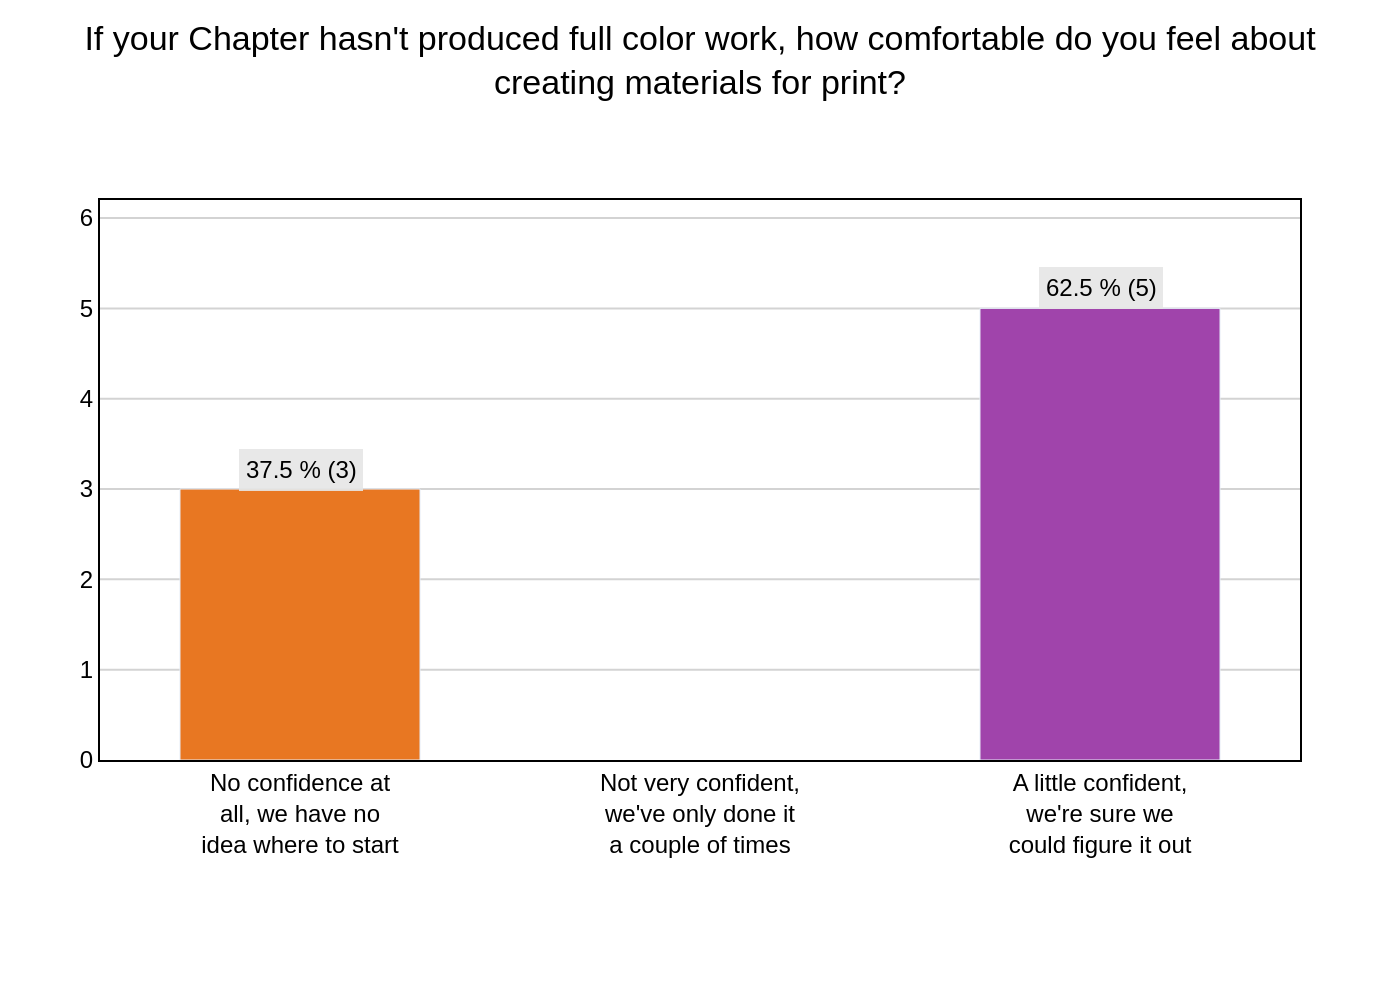

This figure's Python source:
import sys
import json
import os
import plotly.graph_objects as go

if len(sys.argv) != 2:
    print(f"Usage: python {os.path.basename(__file__)} <json_file_path>")
    sys.exit(1)

json_file_path = sys.argv[1]

if not os.path.exists(json_file_path):
    print(f"Error: File not found at {json_file_path}")
    sys.exit(1)

with open(json_file_path, 'r', encoding='utf-8') as f:
    chart_info = json.load(f)

chart_data = chart_info['chart_data']
texts = chart_info['texts']

categories = [item['category'] for item in chart_data]
values = [item['value'] for item in chart_data]
bar_colors = [item['color'] if item['color'] else 'rgba(0,0,0,0)' for item in chart_data]

fig = go.Figure()

fig.add_trace(go.Bar(
    x=categories,
    y=values,
    marker_color=bar_colors,
    width=0.6
))

for item in chart_data:
    if item.get('value') is not None and item.get('annotation'):
        fig.add_annotation(
            x=item['category'],
            y=item['value'],
            text=item['annotation'],
            showarrow=False,
            yshift=10,
            font=dict(
                family="Arial",
                size=12,
                color="black"
            ),
            bgcolor="rgba(230, 230, 230, 0.9)",
            borderpad=3,
            align="center"
        )

title_text = texts.get('title', '')
if texts.get('subtitle'):
    title_text += f"<br><sub>{texts['subtitle']}</sub>"

source_parts = []
if texts.get('source'):
    source_parts.append(texts['source'])
if texts.get('note'):
    source_parts.append(texts['note'])
caption_text = "<br>".join(source_parts)

fig.update_layout(
    title=dict(
        text=title_text,
        x=0.5,
        y=0.95,
        xanchor='center',
        yanchor='top'
    ),
    xaxis=dict(
        title_text=texts.get('x_axis_title'),
        showline=True,
        linewidth=1,
        linecolor='black',
        mirror=True,
        tickfont=dict(size=12)
    ),
    yaxis=dict(
        title_text=texts.get('y_axis_title'),
        range=[0, 6.2],
        tickmode='linear',
        tick0=0,
        dtick=1,
        showgrid=True,
        gridcolor='lightgray',
        showline=True,
        linewidth=1,
        linecolor='black',
        mirror=True
    ),
    font=dict(
        family="Arial",
        size=12,
        color="black"
    ),
    plot_bgcolor='white',
    paper_bgcolor='white',
    showlegend=False,
    margin=dict(l=50, r=50, t=100, b=120)
)

if caption_text:
    fig.add_annotation(
        showarrow=False,
        text=caption_text,
        xref="paper",
        yref="paper",
        x=0,
        y=-0.3, # Adjusted for potentially tall x-axis labels
        xanchor='left',
        yanchor='top',
        align='left'
    )

base_filename = os.path.splitext(os.path.basename(json_file_path))[0]
output_filename = f"{base_filename}.png"

fig.write_image(output_filename, scale=2)

print(f"Chart saved to {output_filename}")
